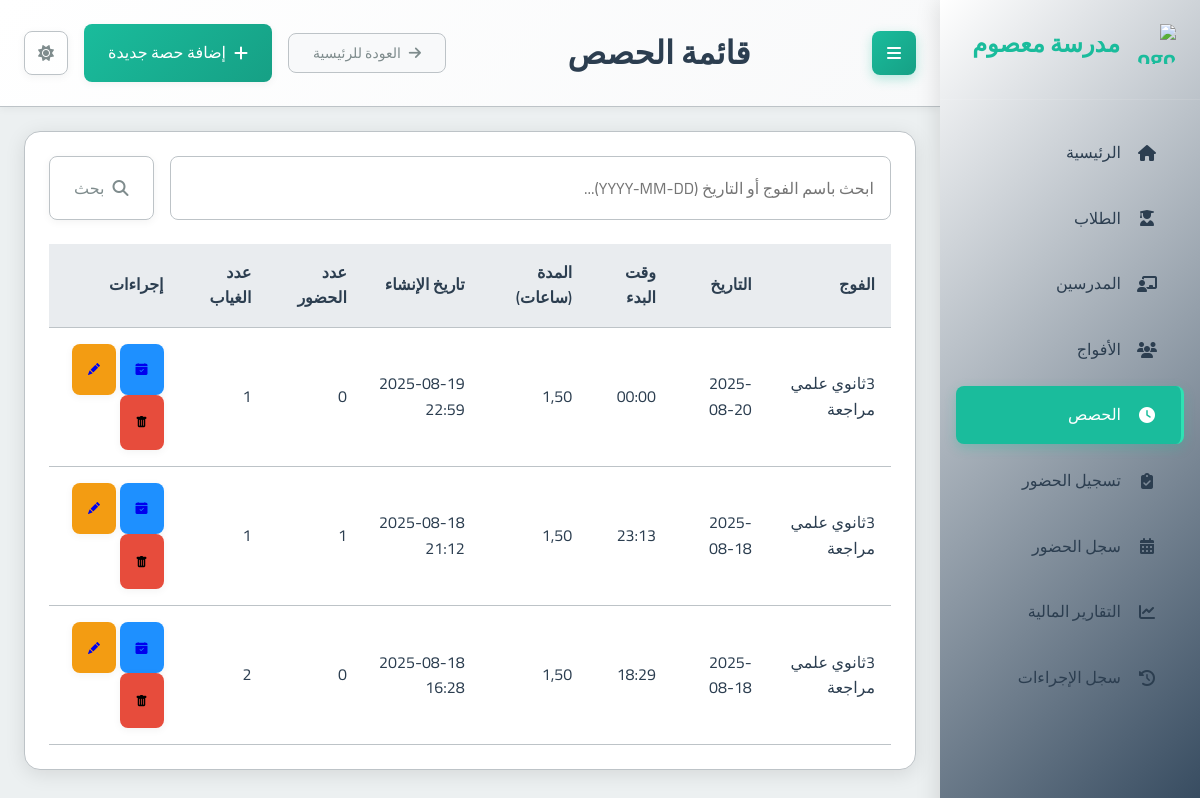
The app's page /sessions/ with its own data.
### school_app/models.py (models this page shows, shortened)
class Session(models.Model):
    group = models.ForeignKey(Group, on_delete=models.CASCADE, related_name='sessions', verbose_name="الفوج")
    date = models.DateField(verbose_name="التاريخ")
    start_time = models.TimeField(verbose_name="وقت البدء")
    duration = models.DecimalField(max_digits=4, decimal_places=2, verbose_name="المدة (ساعات)")
    teacher_attended = models.BooleanField(default=True, verbose_name="حضور المدرس")
    teacher_compensated = models.BooleanField(default=False, verbose_name="تم تعويض المدرس") # New field
    created_at = models.DateTimeField(auto_now_add=True, verbose_name="تاريخ الإنشاء")
    class Meta:
        verbose_name = "حصة"
        verbose_name_plural = "الحصص"
    def present_students_count(self):
        return self.attendance_set.filter(present=True).count()
    def absent_students_count(self):
        return self.attendance_set.filter(present=False).count()

class Group(models.Model):
    name = models.CharField(max_length=100, verbose_name="اسم الفوج")
    subject = models.ForeignKey(Subject, on_delete=models.PROTECT, verbose_name="المادة")
    teacher = models.ForeignKey(Teacher, on_delete=models.CASCADE, verbose_name="المدرس")
    academic_levels = models.ManyToManyField(AcademicLevel, verbose_name="المستويات الدراسية المتوافقة")
    price_per_4_sessions = models.DecimalField(max_digits=10, decimal_places=2, verbose_name="السعر لكل 4 حصص")
    session_day = models.IntegerField(choices=[
        (0, 'الاثنين'),
        (1, 'الثلاثاء'),
        (2, 'الأربعاء'),
        (3, 'الخميس'),
        (4, 'الجمعة'),
        (5, 'السبت'),
        (6, 'الأحد')
    ], verbose_name="يوم الحصة")
    session_start_time = models.TimeField(verbose_name="وقت بداية الحصة")
    session_duration = models.DecimalField(max_digits=4, decimal_places=2, default=1.5, verbose_name="مدة الحصة (ساعات)")
    students = models.ManyToManyField(Student, through='StudentGroup', blank=True, verbose_name="الطلاب المسجلون")
    created_at = models.DateTimeField(auto_now_add=True, verbose_name="تاريخ الإنشاء")
    is_continuous = models.BooleanField(default=False, verbose_name="فوج مستمر (تُنشأ الحصص أسبوعياً تلقائياً)")
    created_sessions_until = models.DateField(null=True, blank=True, verbose_name="تم إنشاء الحصص حتى تاريخ")
    class Meta:
        verbose_name = "فوج"
        verbose_name_plural = "الأفواج"

### school_app/views.py (the view)
# urls.py: path('sessions/', views.session_list, name='session_list'),
def session_list(request):
    query = request.GET.get('q', '').strip()
    sessions_qs = Session.objects.select_related('group')
    if query:
        try:
            datetime.datetime.strptime(query, '%Y-%m-%d')
            sessions_qs = sessions_qs.filter(date=query)
        except ValueError:
            sessions_qs = sessions_qs.filter(group__name__icontains=query)
    sessions = sessions_qs.order_by('-date', '-start_time') # Apply ordering after filtering
    context = {
        'sessions': sessions,
        'page_title': 'قائمة الحصص',
        'search_query': query
    }
    return render(request, 'school_app/session_list.html', context)

### templates/school_app/session_list.html (shortened to what this page needs)
{% extends "base.html" %}
{% block page_title %}{{ page_title|default:"قائمة الحصص" }}{% endblock %}
{% block header_actions %}
  <a href="{% url 'add_session' %}" class="btn btn-primary">
    <i class="fas fa-plus"></i> إضافة حصة جديدة
  </a>
{% endblock %}
{% block content %}
<div class="card">
  <div class="card-body">
    <form method="get" action="{% url 'session_list' %}" class="mb-3">
      <div class="input-group">
        <input type="text" name="q" class="form-control" placeholder="ابحث باسم الفوج أو التاريخ (YYYY-MM-DD)..." value="{{ search_query|default:'' }}">
        <div class="input-group-append">
          <button class="btn btn-outline-secondary" type="submit">
            <i class="fas fa-search"></i> بحث
          </button>
        </div>
      </div>
    </form>
    {% if sessions %}
      <div class="table-container">
        <table class="table table-striped">
          <thead>
            <tr>
              <th>الفوج</th>
              <th>التاريخ</th>
              <th>وقت البدء</th>
              <th>المدة (ساعات)</th>
              <th>تاريخ الإنشاء</th>
              <th>عدد الحضور</th>
              <th>عدد الغياب</th>
              <th>إجراءات</th>
            </tr>
          </thead>
          <tbody>
            {% for session in sessions %}
              <tr>
                <td>{{ session.group.name }}</td>
                <td>{{ session.date|date:"Y-m-d" }}</td>
                <td>{{ session.start_time|time:"H:i" }}</td>
                <td>{{ session.duration }}</td>
                <td>{{ session.created_at|date:"Y-m-d H:i" }}</td>
                <td>{{ session.present_students_count }}</td>
                <td>{{ session.absent_students_count }}</td>
                <td>
                  <a href="{% url 'manage_session_attendance' session.id %}" class="btn btn-sm btn-info" title="إدارة الحضور"> <i class="bi bi-calendar-check-fill"></i><span class="sr-only">إدارة الحضور</span></a>
                  <a href="{% url 'edit_session' session.id %}" class="btn btn-sm btn-warning" title="تعديل"> <i class="bi bi-pencil-fill"></i><span class="sr-only">تعديل</span></a>
                  <form action="{% url 'delete_session' session.id %}" method="post" style="display: inline; margin-left: 5px;" onsubmit="return confirm('هل أنت متأكد أنك تريد حذف هذه الحصة؟ سيتم حذف جميع سجلات الحضور المتعلقة بها أيضاً.');">
                      <button type="submit" class="btn btn-danger btn-sm" title="حذف"><i class="bi bi-trash-fill"></i><span class="sr-only">حذف</span></button>
                  </form>
                </td>
              </tr>
            {% endfor %}
          </tbody>
        </table>
      </div>
    {% else %}
      <p class="text-center text-muted">لا توجد حصص مجدولة حالياً.</p>
      <div class="text-center mt-3">
         <a href="{% url 'add_session' %}" class="btn btn-primary">إضافة حصة جديدة</a>
      </div>
    {% endif %}
  </div>
</div>
{% endblock %}

### static/css/main.css (style rules this page uses)
:root { --primary-color: #2c3e50; --primary-light: #34495e; --primary-darker: #1a252f; --accent-color: #1abc9c; --accent-light: #2fe2b3; --accent-dark: #16a085; --text-color: #2c3e50; --text-secondary: #7f8c8d; --text-on-primary: #ffffff; --text-on-accent: #ffffff; --text-nav: #2c3e50; --background-color: #ecf0f1; --card-background: #ffffff; --input-background: #ffffff; --border-color: #bdc3c7; --input-border-color: #bdc3c7; --success-color: #2ecc71; --warning-color: #f39c12; --error-color: #e74c3c; --info-color: #1E90FF; --table-header-background: #e9ecef; --table-row-hover-background: #f8f9fa; --box-shadow-color: rgba(0, 0, 0, 0.1); --box-shadow-color-hover: rgba(0, 0, 0, 0.15); --box-shadow-soft-color: rgba(0, 0, 0, 0.05); --subtle-background: #f8f9fa; --spacing-xs: 8px; --spacing-sm: 16px; --spacing-md: 24px; --spacing-lg: 32px; --spacing-xl: 48px; --font-family: 'Cairo', sans-serif; --font-size-xs: 12px; --font-size-sm: 14px; --font-size-md: 16px; --font-size-lg: 20px; --font-size-xl: 24px; --font-size-xxl: 32px; --border-radius-sm: 4px; --border-radius-md: 8px; --border-radius-lg: 16px; --transition-fast: 0.2s ease; --transition-normal: 0.3s ease; --transition-slow: 0.5s ease; --sidebar-width: 260px; }
* { margin: 0; padding: 0; box-sizing: border-box; direction: rtl; }
html { direction: rtl; font-size: 16px; }
body { font-family: var(--font-family); background-color: var(--background-color); color: var(--text-color); line-height: 1.6; transition: background-color var(--transition-normal), color var(--transition-normal); overflow-x: hidden; }
.btn-warning { background: var(--warning-color); }
.btn-danger { background: var(--error-color); }
.btn-info { background: var(--info-color); }
.card { background-color: var(--card-background); border-radius: var(--border-radius-lg); box-shadow: 0 4px 20px var(--box-shadow-color); margin-bottom: var(--spacing-md); overflow: hidden; transition: all var(--transition-normal); border: 1px solid var(--border-color); }
.card-body { padding: var(--spacing-md); color: var(--text-color); }
.btn { font-family: var(--font-family); padding: var(--spacing-sm) var(--spacing-md); border: none; border-radius: var(--border-radius-md); cursor: pointer; font-size: var(--font-size-md); font-weight: 500; text-decoration: none; display: inline-flex; align-items: center; gap: var(--spacing-xs); transition: all var(--transition-fast); box-shadow: 0 2px 8px var(--box-shadow-soft-color); }
.btn-primary { background: linear-gradient(135deg, var(--accent-color) 0%, var(--accent-dark) 100%); color: var(--text-on-accent); }
.btn-outline-secondary { background-color: transparent; border: 1px solid var(--border-color); color: var(--text-secondary); }
input, select, textarea { font-family: var(--font-family); width: 100%; padding: var(--spacing-sm); border: 1px solid var(--input-border-color); border-radius: var(--border-radius-md); background-color: var(--input-background); color: var(--text-color); font-size: var(--font-size-md); transition: all var(--transition-fast); }
.btn-sm { font-size: 12px; padding: 1rem; }
.mb-3 { margin-bottom: var(--spacing-md); }
.input-group { display: flex; gap: var(--spacing-sm); }
.table-container { overflow-x: auto; }
table { width: 100%; border-collapse: collapse; }
th, td { padding: var(--spacing-sm); text-align: right; border-bottom: 1px solid var(--border-color); }
th { background-color: var(--table-header-background); font-weight: 600; color: var(--text-color); }

### records on screen
Session: group.name "3ثانوي علمي مراجعة", date "2025-08-20", start_time "00:00", duration "1,50", created_at "2025-08-19 22:59", present_students_count "0", absent_students_count "1"
Session: group.name "3ثانوي علمي مراجعة", date "2025-08-18", start_time "23:13", duration "1,50", created_at "2025-08-18 21:12", present_students_count "1", absent_students_count "1"
Session: group.name "3ثانوي علمي مراجعة", date "2025-08-18", start_time "18:29", duration "1,50", created_at "2025-08-18 16:28", present_students_count "0", absent_students_count "2"

### other values on screen
{{ page_title|default:"قائمة الحصص" }} "قائمة الحصص"
